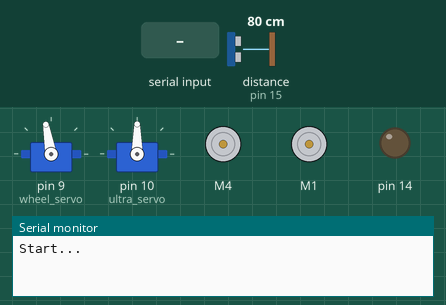
A sketch run on a simulated Arduino Uno, built with avr-gcc and run on an emulated ATmega328P. Shown: 2 × servo, 2 × DC motor (green arrow = forward, orange = backward, longer = faster), output pins drawn as LEDs (lit = HIGH), the last lines printed to the serial monitor. Inputs (shaded band) come from the test bench; at power-on: distance to the obstacle (sensor on pin 15) 80 cm. The echo pulse lasts 58.3 µs per cm.

Above: at 5.9 s.
6.0 s: "1" received over Serial
At 6.4 s:
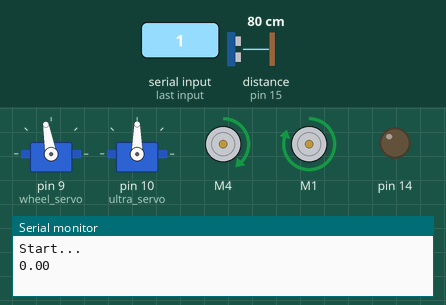
Timing chart, 0 to 14.3 s (numbered marks = the images above; inputs shaded):
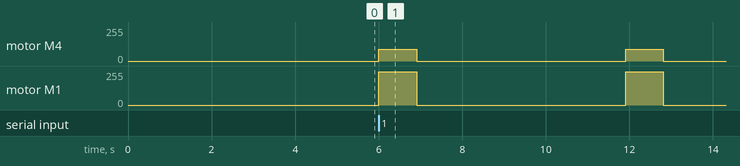

Measured:
- after the input at 6.0 s, motor M4: alternates forward 90/255 for 0.90 s and stopped for 5.0 s, starting at once; motor M1: alternates forward 250/255 for 0.90 s and stopped for 5.0 s, starting at once

The sketch:

length_measuring.ino
```cpp
#include<Servo.h>
#include<AFMotor.h>
Servo wheel_servo;
Servo ultra_servo;
AF_DCMotor right(4);
AF_DCMotor left(1);
float pingTime;
float targetDistance;
float speedOfSound=776.5;
float l=0;
void setup() {
  Serial.begin(9600);
  wheel_servo.attach(9);
  wheel_servo.write(100);
  ultra_servo.attach(10);
  ultra_servo.write(90);

  pinMode(14, OUTPUT);
  pinMode(15, INPUT);
  delay(5000);

  Serial.println("Start...");
  while(Serial.available()==0);
  Serial.println(l);
}

void loop() {
  digitalWrite(14, LOW);
  delayMicroseconds(2);
  digitalWrite(14, HIGH);
  delayMicroseconds(5);
  digitalWrite(14, LOW);
  pingTime = pulseIn(15, HIGH);
  pingTime=pingTime/1000000;
  pingTime=pingTime/3600;
  targetDistance= speedOfSound * pingTime;
  targetDistance=targetDistance/2;
  targetDistance= targetDistance*63360*2.54;
  if(targetDistance < 10.0 ){
    right.run(RELEASE);
    left.run(RELEASE);
    l=l+targetDistance;
    Serial.println(l);
    delay(5000);

  }
  else{
    wheel_servo.write(100);
    right.run(FORWARD);
    right.setSpeed(90);
    left.run(FORWARD);
    left.setSpeed(250);
    delay(899);
    l=l+10.0;
    Serial.println(l);
    right.run(RELEASE);
    left.run(RELEASE);
    delay(5000);
  }
}
```
